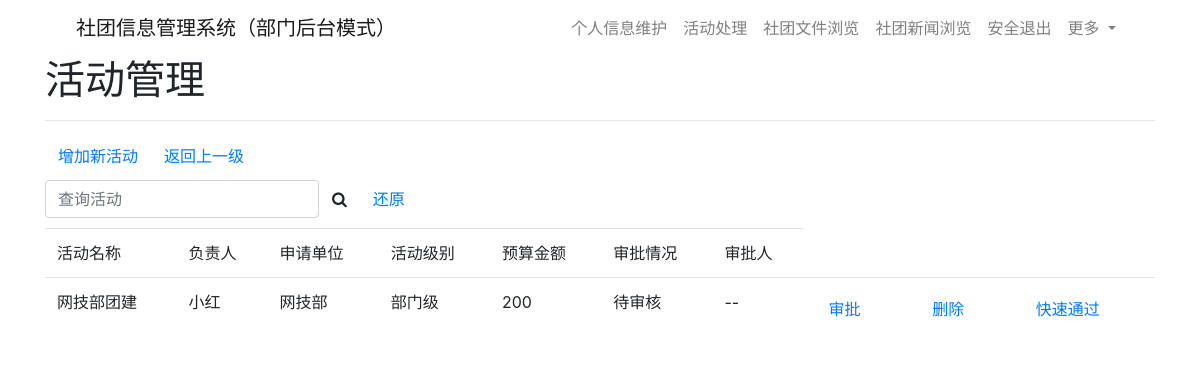
The app's page /frontend/manager/bmmanager/hdgl/hdgl.php, older data.
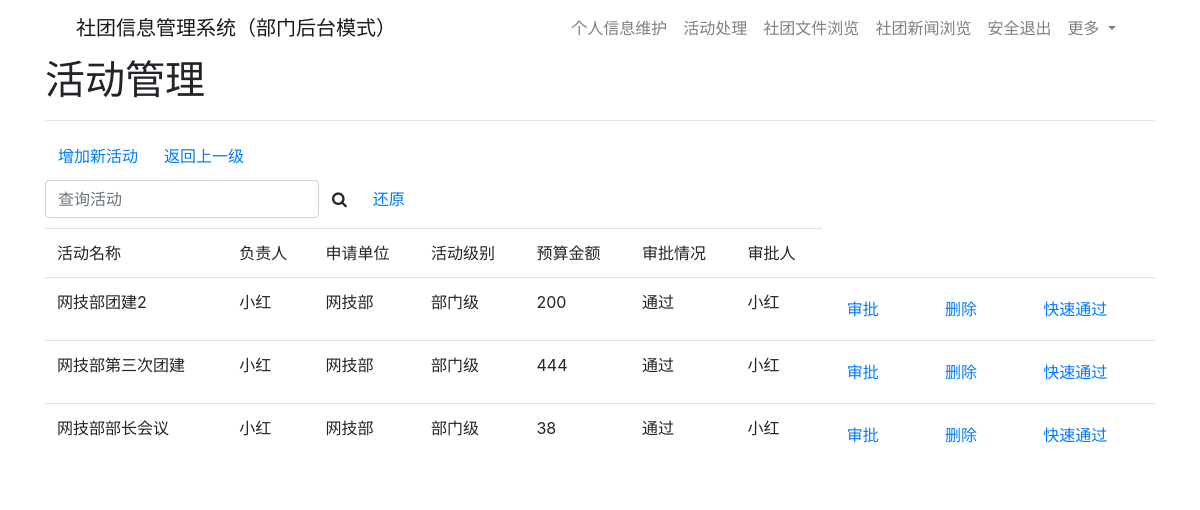
The same page, newer data.
### tables this page shows
CREATE TABLE `activity` (
  `ID` int(4) NOT NULL COMMENT 'ID',
  `ac_name` varchar(20) NOT NULL COMMENT '活动名',
  `ac_per` varchar(20) NOT NULL COMMENT '负责人',
  `ac_tani` varchar(20) NOT NULL COMMENT '申请单位',
  `ac_class` varchar(10) NOT NULL COMMENT '活动级别',
  `ac_budget` int(20) NOT NULL DEFAULT '0' COMMENT '预算金额',
  `ac_info` varchar(50) NOT NULL DEFAULT '无' COMMENT '活动简介',
  `ac_tip` varchar(50) NOT NULL DEFAULT '无' COMMENT '备注',
  `ac_approve` varchar(10) NOT NULL DEFAULT '待审核' COMMENT '审批情况',
  `ac_apper` varchar(20) NOT NULL DEFAULT '--' COMMENT '审批者'
);

### frontend/manager/bmmanager/hdgl/hdgl.php (the view, shortened to what this page needs)
<!DOCTYPE html>
<html>
<head>
<link href="https://cdn.bootcdn.net/ajax/libs/twitter-bootstrap/4.5.2/css/bootstrap.css" rel="stylesheet">
<link rel="stylesheet" href="https://cdn.bootcdn.net/ajax/libs/font-awesome/4.7.0/css/font-awesome.min.css">
<link href="css/main.css" rel="stylesheet">
</head>
<body>
<div class="container">
	<div class="row clearfix">
		<div class="col-md-12 column">
		    <nav class="navbar navbar-light navbar-expand-md navigation-clean">
        <div class="container"><a class="navbar-brand" href="/frontend/manager/bmmanagermain.php">社团信息管理系统（部门后台模式）</a>
            <div class="collapse navbar-collapse" id="navcol-1">
                <ul class="navbar-nav ml-auto">
                    <li class="nav-item"><a class="nav-link" href="/frontend/grxxwh/grxxwh.php">个人信息维护</a></li>
                    <li class="nav-item"><a class="nav-link" href="/frontend/hdcl/hdcl.php">活动处理</a></li>
                    <li class="nav-item"><a class="nav-link" href="/frontend/stwjll/stwjll.php">社团文件浏览</a></li>
                    <li class="nav-item"><a class="nav-link" href="/frontend/stxwll/stxwll.php">社团新闻浏览</a></li>
                    <li class="nav-item"><a class="nav-link" href="/frontend/aqtc.php">安全退出</a></li>
                    <li class="nav-item dropdown"><a class="dropdown-toggle nav-link" aria-expanded="false" data-toggle="dropdown" href="#">更多&nbsp;</a>
                    </li>
                </ul>
            </div>
        </div>
    </nav>
		</div>
	</div>
	<div class="row clearfix">
		<div class="col-md-12 column">
		<h1>活动管理</h1>
		<hr/>
		<div style="margin-bottom:5px"><a href="/frontend/hdcl/hdsq.php" class="btn btn-link">增加新活动</a><a href="/frontend/manager/bmmanagermain.php" class="btn btn-link">返回上一级</a></div>
		<form class="form-inline" method="post" action="">
          <input type="text" name="ss" placeholder="查询活动" class="form-control"/>
          <button type="submit" class="btn btn-default" style=""><i class="fa fa-search" aria-hidden="true"></i></button>
        <a href="/frontend/manager/bmmanager/hdgl/hdgl.php" class="btn btn-link" style="">还原</a>
        </form>
		</div>
	</div>
	<div class="row clearfix" style="margin-top:10px">
	<div class="col-md-12 column">
	  <table class="table table-hover" >
		    <tbody>
		    <tr>
      <td>活动名称</td>
      <td>负责人</td>
      <td>申请单位</td>
      <td>活动级别</td>
      <td>预算金额</td>
      <td>审批情况</td>
      <td>审批人</td>
    </tr>
	<?php
include 'C:\phpstudy_pro\WWW\bs\backend\class\Sql.php';
  $ss=$_POST['ss'];
  if (isset($ss)||$ss!=null||$ss!="") {
      $sql="select ID,ac_name,ac_per,ac_tani,ac_class,ac_budget,ac_approve,ac_apper from activity where ac_name like('%$ss%') or ac_per like('%$ss%') or ac_tani like('%$ss%') or ac_class like('%$ss%') or ac_approve like('%$ss%') and ac_class like('%部门%')";
  }else{
      $sql="select ID,ac_name,ac_per,ac_tani,ac_class,ac_budget,ac_approve,ac_apper from activity where ac_class like('%部门%')";
  }
  $result=mysqli_query($conn,$sql);
  while ($myrow=mysqli_fetch_array($result)) {
?>
      <tr>
      <td><span><?php echo str_ireplace($ss,"<font color='color:#ff0000'>".$ss."</font>",$myrow[1]); ?></span></td>
      <td><span><?php echo str_ireplace($ss,"<font color='color:#ff0000'>".$ss."</font>",$myrow[2]); ?></span></td>
      <td><span><?php echo str_ireplace($ss,"<font color='color:#ff0000'>".$ss."</font>",$myrow[3]); ?></span></td>
      <td><span><?php echo str_ireplace($ss,"<font color='color:#ff0000'>".$ss."</font>",$myrow[4]); ?></span></td>
      <td><span><?php echo str_ireplace($ss,"<font color='color:#ff0000'>".$ss."</font>",$myrow[5]); ?></span></td>
      <td><span><?php echo str_ireplace($ss,"<font color='color:#ff0000'>".$ss."</font>",$myrow[6]); ?></span></td>
      <td><span><?php echo str_ireplace($ss,"<font color='color:#ff0000'>".$ss."</font>",$myrow[7]); ?></span></td>
      <td>
        <form method="post" action="update.php"><input type="hidden" name="id" value="<?php echo $myrow[0]; ?>">
        <button class="btn btn-link" type="submit">审批</button></form>
      </td>
      <td>
        <form method="post" action="/backend/hdmanage/bk_delete.php"><input type="hidden" name="id" value="<?php echo $myrow[0]; ?>">
        <button class="btn btn-link" type="submit">删除</button></form>
      </td>
      <td>
        <form method="post" action="/backend/hdmanage/bk_grantauth.php"><input type="hidden" name="id" value="<?php echo $myrow[0]; ?>">
        <button class="btn btn-link" type="submit" data-toggle="tooltip" data-placement="top" title="快速审核通过">快速通过</button></form>
      </td>
    </tr>
<?php } ?>
  </tbody>
</table>
	</div>
</div>
</div>
</body>
</html><?php

Row changes from the older to the newer data that the page shows:
changed activity: ac_name "网技部团建" → "网技部团建2"; ac_approve "待审核" → "通过"; ac_apper "--" → "小红"
added activity: ac_name "网技部第三次团建", ac_per "小红", ac_tani "网技部", ac_class "部门级", ac_budget "444", ac_approve "通过", ac_apper "小红"
added activity: ac_name "网技部部长会议", ac_per "小红", ac_tani "网技部", ac_class "部门级", ac_budget "38", ac_approve "通过", ac_apper "小红"
